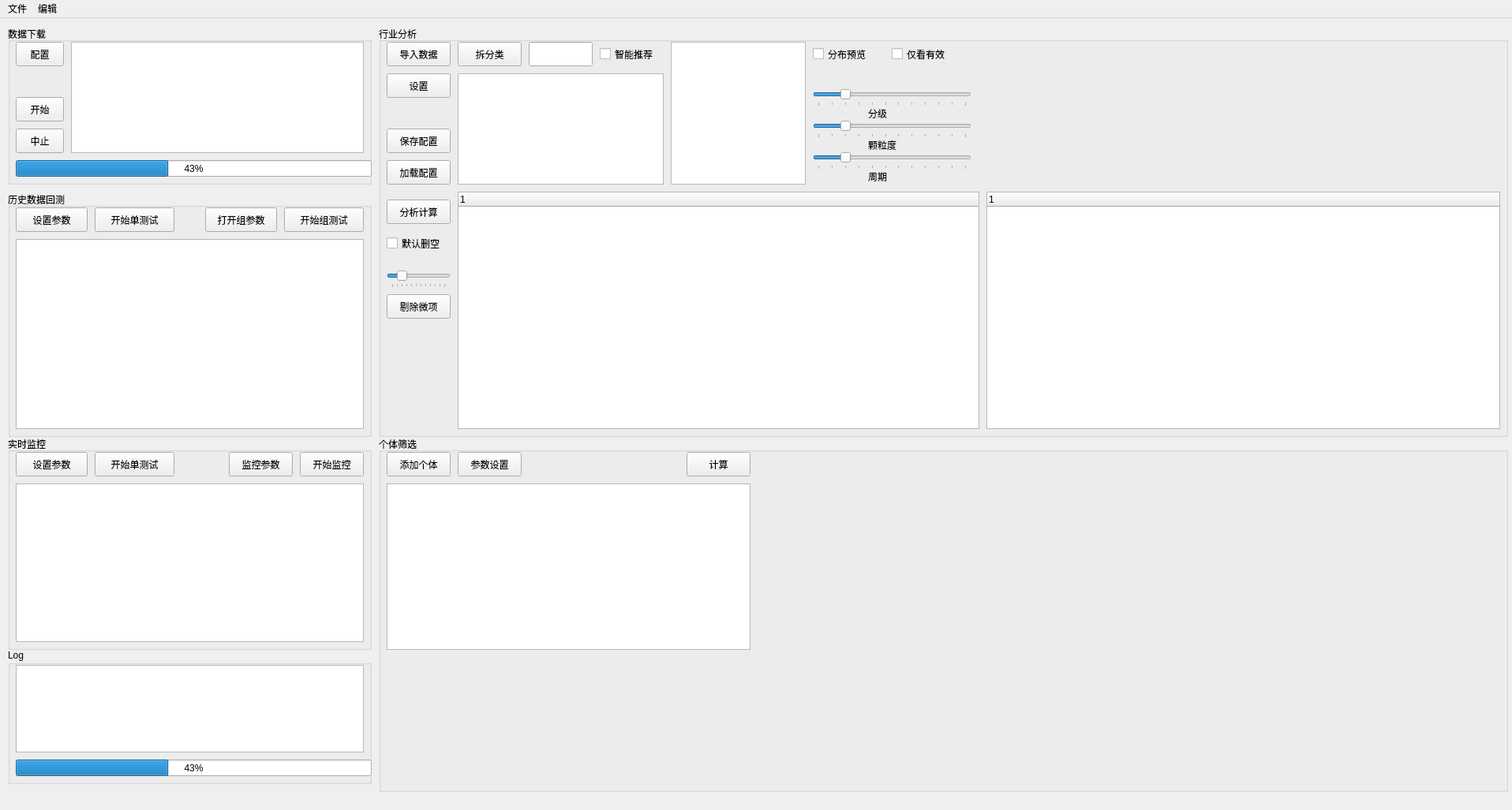
<?xml version="1.0" encoding="UTF-8"?>
<ui version="4.0">
 <class>MainWindow</class>
 <widget class="QMainWindow" name="MainWindow">
  <property name="geometry">
   <rect>
    <x>0</x>
    <y>0</y>
    <width>1916</width>
    <height>1027</height>
   </rect>
  </property>
  <property name="windowTitle">
   <string>MainWindow</string>
  </property>
  <widget class="QWidget" name="centralwidget">
   <widget class="QGroupBox" name="groupBox">
    <property name="geometry">
     <rect>
      <x>10</x>
      <y>10</y>
      <width>461</width>
      <height>201</height>
     </rect>
    </property>
    <property name="title">
     <string>数据下载</string>
    </property>
    <widget class="QProgressBar" name="SymbolsDownloadProgressBar">
     <property name="geometry">
      <rect>
       <x>10</x>
       <y>170</y>
       <width>451</width>
       <height>21</height>
      </rect>
     </property>
     <property name="value">
      <number>43</number>
     </property>
    </widget>
    <widget class="QPushButton" name="SymbolsDownloadConfig">
     <property name="geometry">
      <rect>
       <x>10</x>
       <y>20</y>
       <width>61</width>
       <height>31</height>
      </rect>
     </property>
     <property name="text">
      <string>配置</string>
     </property>
    </widget>
    <widget class="QPushButton" name="SymbolsDownloadStart">
     <property name="geometry">
      <rect>
       <x>10</x>
       <y>90</y>
       <width>61</width>
       <height>31</height>
      </rect>
     </property>
     <property name="text">
      <string>开始</string>
     </property>
    </widget>
    <widget class="QPushButton" name="SymbolsDownloadAbort">
     <property name="geometry">
      <rect>
       <x>10</x>
       <y>130</y>
       <width>61</width>
       <height>31</height>
      </rect>
     </property>
     <property name="text">
      <string>中止</string>
     </property>
    </widget>
    <widget class="QTableWidget" name="SymbolsDownloadTable">
     <property name="geometry">
      <rect>
       <x>80</x>
       <y>20</y>
       <width>371</width>
       <height>141</height>
      </rect>
     </property>
    </widget>
   </widget>
   <widget class="QGroupBox" name="groupBox_2">
    <property name="geometry">
     <rect>
      <x>480</x>
      <y>10</y>
      <width>1431</width>
      <height>521</height>
     </rect>
    </property>
    <property name="title">
     <string>行业分析</string>
    </property>
    <widget class="QTreeWidget" name="SortingResultTree">
     <property name="geometry">
      <rect>
       <x>100</x>
       <y>210</y>
       <width>661</width>
       <height>301</height>
      </rect>
     </property>
     <column>
      <property name="text">
       <string notr="true">1</string>
      </property>
     </column>
    </widget>
    <widget class="QListView" name="ColumeList">
     <property name="geometry">
      <rect>
       <x>100</x>
       <y>60</y>
       <width>261</width>
       <height>141</height>
      </rect>
     </property>
    </widget>
    <widget class="QLineEdit" name="FunAnaFilterInput">
     <property name="geometry">
      <rect>
       <x>190</x>
       <y>20</y>
       <width>81</width>
       <height>31</height>
      </rect>
     </property>
     <property name="text">
      <string/>
     </property>
    </widget>
    <widget class="QListView" name="GroupList">
     <property name="geometry">
      <rect>
       <x>370</x>
       <y>20</y>
       <width>171</width>
       <height>181</height>
      </rect>
     </property>
    </widget>
    <widget class="QPushButton" name="PreGroup">
     <property name="geometry">
      <rect>
       <x>100</x>
       <y>20</y>
       <width>81</width>
       <height>31</height>
      </rect>
     </property>
     <property name="text">
      <string>拆分类</string>
     </property>
    </widget>
    <widget class="QPushButton" name="SaveSortSetting">
     <property name="geometry">
      <rect>
       <x>10</x>
       <y>130</y>
       <width>81</width>
       <height>31</height>
      </rect>
     </property>
     <property name="text">
      <string>保存配置</string>
     </property>
    </widget>
    <widget class="QPushButton" name="LoadSortSetting">
     <property name="geometry">
      <rect>
       <x>10</x>
       <y>170</y>
       <width>81</width>
       <height>31</height>
      </rect>
     </property>
     <property name="text">
      <string>加载配置</string>
     </property>
    </widget>
    <widget class="QPushButton" name="SortSetting">
     <property name="geometry">
      <rect>
       <x>10</x>
       <y>60</y>
       <width>81</width>
       <height>31</height>
      </rect>
     </property>
     <property name="text">
      <string>设置</string>
     </property>
    </widget>
    <widget class="QPushButton" name="PreProcess">
     <property name="geometry">
      <rect>
       <x>10</x>
       <y>20</y>
       <width>81</width>
       <height>31</height>
      </rect>
     </property>
     <property name="text">
      <string>导入数据</string>
     </property>
    </widget>
    <widget class="QChartView" name="ValueRatio_PieChart" native="true">
     <property name="geometry">
      <rect>
       <x>1000</x>
       <y>10</y>
       <width>201</width>
       <height>191</height>
      </rect>
     </property>
    </widget>
    <widget class="QChartView" name="MarketCapTrend_LineChart" native="true">
     <property name="geometry">
      <rect>
       <x>760</x>
       <y>10</y>
       <width>251</width>
       <height>191</height>
      </rect>
     </property>
    </widget>
    <widget class="QSlider" name="PreviewPeriod">
     <property name="enabled">
      <bool>true</bool>
     </property>
     <property name="geometry">
      <rect>
       <x>550</x>
       <y>160</y>
       <width>201</width>
       <height>22</height>
      </rect>
     </property>
     <property name="toolTip">
      <string/>
     </property>
     <property name="maximum">
      <number>11</number>
     </property>
     <property name="pageStep">
      <number>1</number>
     </property>
     <property name="value">
      <number>2</number>
     </property>
     <property name="orientation">
      <enum>Qt::Horizontal</enum>
     </property>
     <property name="tickPosition">
      <enum>QSlider::TicksBelow</enum>
     </property>
     <property name="tickInterval">
      <number>1</number>
     </property>
    </widget>
    <widget class="QLabel" name="PeriodLabel">
     <property name="geometry">
      <rect>
       <x>620</x>
       <y>180</y>
       <width>91</width>
       <height>21</height>
      </rect>
     </property>
     <property name="text">
      <string>周期</string>
     </property>
    </widget>
    <widget class="QCheckBox" name="RatioPreview">
     <property name="geometry">
      <rect>
       <x>550</x>
       <y>20</y>
       <width>91</width>
       <height>31</height>
      </rect>
     </property>
     <property name="text">
      <string>分布预览</string>
     </property>
    </widget>
    <widget class="QChartView" name="RaiseRatio_BarChart" native="true">
     <property name="geometry">
      <rect>
       <x>1190</x>
       <y>10</y>
       <width>231</width>
       <height>191</height>
      </rect>
     </property>
    </widget>
    <widget class="QTreeWidget" name="CompareGroupTree">
     <property name="geometry">
      <rect>
       <x>770</x>
       <y>210</y>
       <width>651</width>
       <height>301</height>
      </rect>
     </property>
     <column>
      <property name="text">
       <string notr="true">1</string>
      </property>
     </column>
    </widget>
    <widget class="QSlider" name="PreviewDensity">
     <property name="enabled">
      <bool>true</bool>
     </property>
     <property name="geometry">
      <rect>
       <x>550</x>
       <y>120</y>
       <width>201</width>
       <height>22</height>
      </rect>
     </property>
     <property name="toolTip">
      <string/>
     </property>
     <property name="maximum">
      <number>11</number>
     </property>
     <property name="pageStep">
      <number>1</number>
     </property>
     <property name="value">
      <number>2</number>
     </property>
     <property name="orientation">
      <enum>Qt::Horizontal</enum>
     </property>
     <property name="tickPosition">
      <enum>QSlider::TicksBelow</enum>
     </property>
     <property name="tickInterval">
      <number>1</number>
     </property>
    </widget>
    <widget class="QLabel" name="DensityLabel">
     <property name="geometry">
      <rect>
       <x>620</x>
       <y>140</y>
       <width>91</width>
       <height>21</height>
      </rect>
     </property>
     <property name="text">
      <string>颗粒度</string>
     </property>
    </widget>
    <widget class="QSlider" name="PreviewLevelNum">
     <property name="enabled">
      <bool>true</bool>
     </property>
     <property name="geometry">
      <rect>
       <x>550</x>
       <y>80</y>
       <width>201</width>
       <height>22</height>
      </rect>
     </property>
     <property name="toolTip">
      <string/>
     </property>
     <property name="maximum">
      <number>11</number>
     </property>
     <property name="pageStep">
      <number>1</number>
     </property>
     <property name="value">
      <number>2</number>
     </property>
     <property name="orientation">
      <enum>Qt::Horizontal</enum>
     </property>
     <property name="tickPosition">
      <enum>QSlider::TicksBelow</enum>
     </property>
     <property name="tickInterval">
      <number>1</number>
     </property>
    </widget>
    <widget class="QLabel" name="LevelLabel">
     <property name="geometry">
      <rect>
       <x>620</x>
       <y>100</y>
       <width>91</width>
       <height>21</height>
      </rect>
     </property>
     <property name="text">
      <string>分级</string>
     </property>
    </widget>
    <widget class="QCheckBox" name="IntelRecom">
     <property name="enabled">
      <bool>true</bool>
     </property>
     <property name="geometry">
      <rect>
       <x>280</x>
       <y>20</y>
       <width>101</width>
       <height>31</height>
      </rect>
     </property>
     <property name="text">
      <string>智能推荐</string>
     </property>
     <property name="iconSize">
      <size>
       <width>20</width>
       <height>20</height>
      </size>
     </property>
    </widget>
    <widget class="QCheckBox" name="RatioPreview_2">
     <property name="geometry">
      <rect>
       <x>650</x>
       <y>20</y>
       <width>91</width>
       <height>31</height>
      </rect>
     </property>
     <property name="text">
      <string>仅看有效</string>
     </property>
    </widget>
    <widget class="QPushButton" name="LoadSortSetting_2">
     <property name="geometry">
      <rect>
       <x>10</x>
       <y>220</y>
       <width>81</width>
       <height>31</height>
      </rect>
     </property>
     <property name="text">
      <string>分析计算</string>
     </property>
    </widget>
    <widget class="QCheckBox" name="IntelRecom_2">
     <property name="enabled">
      <bool>true</bool>
     </property>
     <property name="geometry">
      <rect>
       <x>10</x>
       <y>260</y>
       <width>101</width>
       <height>31</height>
      </rect>
     </property>
     <property name="text">
      <string>默认删空</string>
     </property>
     <property name="iconSize">
      <size>
       <width>20</width>
       <height>20</height>
      </size>
     </property>
    </widget>
    <widget class="QSlider" name="PreviewPeriod_2">
     <property name="enabled">
      <bool>true</bool>
     </property>
     <property name="geometry">
      <rect>
       <x>10</x>
       <y>310</y>
       <width>81</width>
       <height>22</height>
      </rect>
     </property>
     <property name="toolTip">
      <string/>
     </property>
     <property name="maximum">
      <number>11</number>
     </property>
     <property name="pageStep">
      <number>1</number>
     </property>
     <property name="value">
      <number>2</number>
     </property>
     <property name="orientation">
      <enum>Qt::Horizontal</enum>
     </property>
     <property name="tickPosition">
      <enum>QSlider::TicksBelow</enum>
     </property>
     <property name="tickInterval">
      <number>1</number>
     </property>
    </widget>
    <widget class="QPushButton" name="LoadSortSetting_3">
     <property name="geometry">
      <rect>
       <x>10</x>
       <y>340</y>
       <width>81</width>
       <height>31</height>
      </rect>
     </property>
     <property name="text">
      <string>剔除微项</string>
     </property>
    </widget>
    <zorder>ValueRatio_PieChart</zorder>
    <zorder>SortingResultTree</zorder>
    <zorder>ColumeList</zorder>
    <zorder>FunAnaFilterInput</zorder>
    <zorder>GroupList</zorder>
    <zorder>PreGroup</zorder>
    <zorder>SaveSortSetting</zorder>
    <zorder>LoadSortSetting</zorder>
    <zorder>SortSetting</zorder>
    <zorder>PreProcess</zorder>
    <zorder>PreviewPeriod</zorder>
    <zorder>PeriodLabel</zorder>
    <zorder>RatioPreview</zorder>
    <zorder>RaiseRatio_BarChart</zorder>
    <zorder>CompareGroupTree</zorder>
    <zorder>PreviewDensity</zorder>
    <zorder>DensityLabel</zorder>
    <zorder>PreviewLevelNum</zorder>
    <zorder>LevelLabel</zorder>
    <zorder>MarketCapTrend_LineChart</zorder>
    <zorder>IntelRecom</zorder>
    <zorder>RatioPreview_2</zorder>
    <zorder>LoadSortSetting_2</zorder>
    <zorder>IntelRecom_2</zorder>
    <zorder>PreviewPeriod_2</zorder>
    <zorder>LoadSortSetting_3</zorder>
   </widget>
   <widget class="QGroupBox" name="groupBox_6">
    <property name="geometry">
     <rect>
      <x>10</x>
      <y>800</y>
      <width>461</width>
      <height>171</height>
     </rect>
    </property>
    <property name="title">
     <string>Log</string>
    </property>
    <widget class="QTextBrowser" name="LogBox">
     <property name="geometry">
      <rect>
       <x>10</x>
       <y>20</y>
       <width>441</width>
       <height>111</height>
      </rect>
     </property>
    </widget>
    <widget class="QProgressBar" name="FunAnaGroupProgressBar">
     <property name="geometry">
      <rect>
       <x>10</x>
       <y>140</y>
       <width>451</width>
       <height>21</height>
      </rect>
     </property>
     <property name="value">
      <number>43</number>
     </property>
    </widget>
   </widget>
   <widget class="QGroupBox" name="groupBox_3">
    <property name="geometry">
     <rect>
      <x>10</x>
      <y>220</y>
      <width>461</width>
      <height>311</height>
     </rect>
    </property>
    <property name="title">
     <string>历史数据回测</string>
    </property>
    <widget class="QTableWidget" name="BackTestTable">
     <property name="geometry">
      <rect>
       <x>10</x>
       <y>60</y>
       <width>441</width>
       <height>241</height>
      </rect>
     </property>
    </widget>
    <widget class="QPushButton" name="SetBackTestPara">
     <property name="geometry">
      <rect>
       <x>10</x>
       <y>20</y>
       <width>91</width>
       <height>31</height>
      </rect>
     </property>
     <property name="text">
      <string>设置参数</string>
     </property>
    </widget>
    <widget class="QPushButton" name="StartBackTesting">
     <property name="geometry">
      <rect>
       <x>110</x>
       <y>20</y>
       <width>101</width>
       <height>31</height>
      </rect>
     </property>
     <property name="text">
      <string>开始单测试</string>
     </property>
    </widget>
    <widget class="QPushButton" name="OpenGroupBackTestParas">
     <property name="geometry">
      <rect>
       <x>250</x>
       <y>20</y>
       <width>91</width>
       <height>31</height>
      </rect>
     </property>
     <property name="text">
      <string>打开组参数</string>
     </property>
    </widget>
    <widget class="QPushButton" name="StartGroupBackTestings">
     <property name="geometry">
      <rect>
       <x>350</x>
       <y>20</y>
       <width>101</width>
       <height>31</height>
      </rect>
     </property>
     <property name="text">
      <string>开始组测试</string>
     </property>
    </widget>
   </widget>
   <widget class="QGroupBox" name="groupBox_7">
    <property name="geometry">
     <rect>
      <x>480</x>
      <y>530</y>
      <width>1431</width>
      <height>451</height>
     </rect>
    </property>
    <property name="title">
     <string>个体筛选</string>
    </property>
    <widget class="QTableWidget" name="SymbolsDownloadTable_3">
     <property name="geometry">
      <rect>
       <x>10</x>
       <y>60</y>
       <width>461</width>
       <height>211</height>
      </rect>
     </property>
    </widget>
    <widget class="QPushButton" name="AddSelectableSymbols">
     <property name="geometry">
      <rect>
       <x>10</x>
       <y>20</y>
       <width>81</width>
       <height>31</height>
      </rect>
     </property>
     <property name="text">
      <string>添加个体</string>
     </property>
    </widget>
    <widget class="QPushButton" name="LoadSortSetting_6">
     <property name="geometry">
      <rect>
       <x>100</x>
       <y>20</y>
       <width>81</width>
       <height>31</height>
      </rect>
     </property>
     <property name="text">
      <string>参数设置</string>
     </property>
    </widget>
    <widget class="QPushButton" name="LoadSortSetting_7">
     <property name="geometry">
      <rect>
       <x>390</x>
       <y>20</y>
       <width>81</width>
       <height>31</height>
      </rect>
     </property>
     <property name="text">
      <string>计算</string>
     </property>
    </widget>
   </widget>
   <widget class="QGroupBox" name="groupBox_4">
    <property name="geometry">
     <rect>
      <x>10</x>
      <y>530</y>
      <width>461</width>
      <height>271</height>
     </rect>
    </property>
    <property name="title">
     <string>实时监控</string>
    </property>
    <widget class="QPushButton" name="StartSortingAnalyse_4">
     <property name="geometry">
      <rect>
       <x>370</x>
       <y>20</y>
       <width>81</width>
       <height>31</height>
      </rect>
     </property>
     <property name="text">
      <string>开始监控</string>
     </property>
    </widget>
    <widget class="QPushButton" name="StartSortingAnalyse_5">
     <property name="geometry">
      <rect>
       <x>280</x>
       <y>20</y>
       <width>81</width>
       <height>31</height>
      </rect>
     </property>
     <property name="text">
      <string>监控参数</string>
     </property>
    </widget>
    <widget class="QTableWidget" name="MonitorTable">
     <property name="geometry">
      <rect>
       <x>10</x>
       <y>60</y>
       <width>441</width>
       <height>201</height>
      </rect>
     </property>
    </widget>
    <widget class="QPushButton" name="SetBackTestPara_2">
     <property name="geometry">
      <rect>
       <x>10</x>
       <y>20</y>
       <width>91</width>
       <height>31</height>
      </rect>
     </property>
     <property name="text">
      <string>设置参数</string>
     </property>
    </widget>
    <widget class="QPushButton" name="StartBackTesting_2">
     <property name="geometry">
      <rect>
       <x>110</x>
       <y>20</y>
       <width>101</width>
       <height>31</height>
      </rect>
     </property>
     <property name="text">
      <string>开始单测试</string>
     </property>
    </widget>
   </widget>
  </widget>
  <widget class="QMenuBar" name="menubar">
   <property name="geometry">
    <rect>
     <x>0</x>
     <y>0</y>
     <width>1916</width>
     <height>23</height>
    </rect>
   </property>
   <widget class="QMenu" name="menu67">
    <property name="title">
     <string>编辑</string>
    </property>
    <addaction name="separator"/>
    <addaction name="actionhgjgj"/>
   </widget>
   <widget class="QMenu" name="menuyui">
    <property name="title">
     <string>文件</string>
    </property>
   </widget>
   <addaction name="menuyui"/>
   <addaction name="menu67"/>
  </widget>
  <action name="actionyui">
   <property name="text">
    <string>yui</string>
   </property>
  </action>
  <action name="actionjkl">
   <property name="text">
    <string>jkl</string>
   </property>
  </action>
  <action name="actionhgjgj">
   <property name="text">
    <string>hgjgj</string>
   </property>
  </action>
  <action name="actionsetting">
   <property name="text">
    <string>setting</string>
   </property>
   <property name="toolTip">
    <string>qwe</string>
   </property>
   <property name="shortcut">
    <string>G</string>
   </property>
  </action>
 </widget>
 <customwidgets>
  <customwidget>
   <class>QChartView</class>
   <extends>QWidget</extends>
   <header>QtCharts</header>
   <container>1</container>
  </customwidget>
 </customwidgets>
 <resources/>
 <connections/>
</ui>
